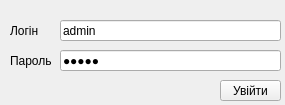
<?xml version="1.0" encoding="UTF-8"?>
<ui version="4.0">
 <class>LoginForm</class>
 <widget class="QWidget" name="LoginForm">
  <property name="geometry">
   <rect>
    <x>0</x>
    <y>0</y>
    <width>285</width>
    <height>105</height>
   </rect>
  </property>
  <property name="windowTitle">
   <string>Увійти</string>
  </property>
  <widget class="QPushButton" name="LoginButton">
   <property name="geometry">
    <rect>
     <x>220</x>
     <y>80</y>
     <width>61</width>
     <height>21</height>
    </rect>
   </property>
   <property name="text">
    <string>Увійти</string>
   </property>
  </widget>
  <widget class="QLabel" name="LoginLabel">
   <property name="geometry">
    <rect>
     <x>10</x>
     <y>20</y>
     <width>71</width>
     <height>21</height>
    </rect>
   </property>
   <property name="text">
    <string>Логін</string>
   </property>
  </widget>
  <widget class="QLineEdit" name="Login">
   <property name="geometry">
    <rect>
     <x>60</x>
     <y>20</y>
     <width>221</width>
     <height>21</height>
    </rect>
   </property>
   <property name="text">
    <string>admin</string>
   </property>
  </widget>
  <widget class="QLabel" name="PasswordLabel">
   <property name="geometry">
    <rect>
     <x>10</x>
     <y>50</y>
     <width>71</width>
     <height>21</height>
    </rect>
   </property>
   <property name="text">
    <string>Пароль</string>
   </property>
  </widget>
  <widget class="QLineEdit" name="Password">
   <property name="geometry">
    <rect>
     <x>60</x>
     <y>50</y>
     <width>221</width>
     <height>21</height>
    </rect>
   </property>
   <property name="text">
    <string>admin</string>
   </property>
   <property name="echoMode">
    <enum>QLineEdit::Password</enum>
   </property>
  </widget>
 </widget>
 <resources/>
 <connections/>
</ui>
